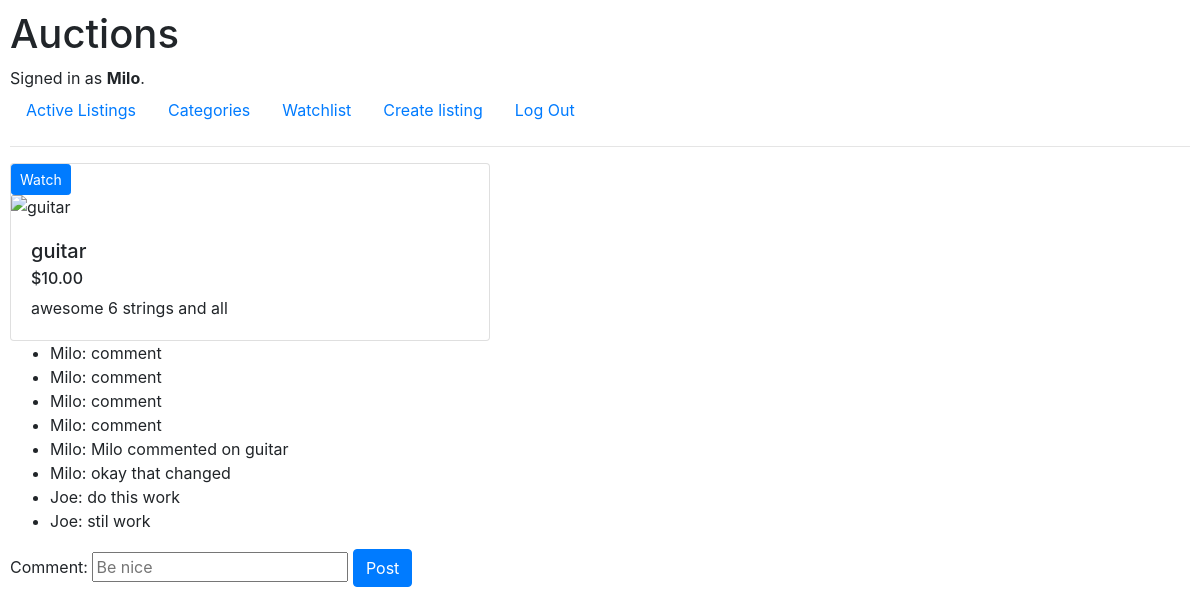
The app's page /2 (signed in) with its own data.
### auctions/models.py (models this page shows, shortened)
class User(AbstractUser):
    pass

class Listing(models.Model):
    id = models.AutoField(primary_key=True)
    title = models.CharField(max_length=150)
    description = models.CharField(max_length=300, blank=True)
    image = models.CharField(max_length=200, blank=True)
    price = models.DecimalField(max_digits=9, decimal_places=2)
    seller = models.ForeignKey(User, on_delete=models.CASCADE, related_name="seller")
    category = models.ForeignKey(Category, blank=True, null=True, on_delete=models.CASCADE, related_name="category")
    date_created = models.DateTimeField(default=timezone.now)
    is_active = models.BooleanField(default=True)
    watch = models.ManyToManyField(User, blank=True, related_name="watchlist")
    def is_watching(self, user):
        return user in self.watch.all()

class Comments(models.Model):
    id = models.AutoField(primary_key=True)
    comment = models.CharField(max_length=200)
    user = models.ForeignKey(User, on_delete=models.PROTECT, related_name="user_comment")
    item = models.ForeignKey(Listing, on_delete=models.PROTECT, related_name="item_comment")
    date_comment = models.DateTimeField(default=timezone.now)
    def __str__(self):
        return f"{self.user}: {self.comment}"

### auctions/views.py (the view, shortened to what this page needs)
# urls.py: path("<int:pk>", views.listing, name="listing"),
@login_required
def listing(request, pk):
    item = Listing.objects.get(pk=pk)
    user = request.user
    return render(request, "auctions/listing.html", {
        "item": item,
        "comments": Comments.objects.filter(item_id=pk),
        "new_comment": CommentsForm(),
        "watching": item.is_watching(user),
    })

### auctions/forms.py
class CommentsForm(forms.ModelForm):
    class Meta:
        model = Comments
        fields = ["comment"]
        widgets = {
            "comment": forms.TextInput(attrs={"class": "form-controle", "placeholder": "Be nice"}),
        }

### auctions/templates/auctions/listing.html (shortened to what this page needs)
{% extends "auctions/layout.html" %}
{% block body %}
    <div class="card" style="width: 30rem;">
        <div>
            <form action="{% url 'listing' item.pk %}", method="post">
                {% if watching %}
                <button type="submit", name="item_id", value="{{ item.id }}", class=" btn btn-danger btn-sm">Watching</button>
                {% else %}
                <button type="submit", name="item_id", value="{{ item.id }}", class=" btn btn-primary btn-sm">Watch</button>
                {% endif %}
            </form>
        </div>
        <img src="{{ item.image }}" class="card-img-top" alt="{{ item.title }}">
        <div class="card-body">
            <h5 class="card-title">{{ item.title }}</h5>
            <h6 class="card-subtitle mb-2 text-body-secondaty">${{ item.price }}</h6>
            <p class="card-text">{{ item.description }}</p>
        </div>
    </div>
<div>
    <div class="show_comments">
        <ul>
        {% for comment in comments %}
        <li> {{ comment }} </li>
        {% empty %}
        <li> No comments </li>
        {% endfor %}
    </div>
    <div class="form-group">
        <form action="{% url 'listing' item.pk %}", method="post">
            {{ new_comment }}
            <button type="submit" class="btn btn-primary">Post</button>
        </form>
    </div>
</div>
{% endblock %}

### auctions/templates/auctions/layout.html (shortened to what this page needs)
{% load static %}
<!DOCTYPE html>
<html lang="en">
    <head>
        <link rel="stylesheet" href="https://stackpath.bootstrapcdn.com/bootstrap/4.4.1/css/bootstrap.min.css">
        <link href="{% static 'auctions/styles.css' %}" rel="stylesheet">
    </head>
    <body>
        <h1>Auctions</h1>
        <div>
            {% if user.is_authenticated %}
                Signed in as <strong>{{ user.username }}</strong>.
            {% else %}
                Not signed in.
            {% endif %}
        </div>
        <ul class="nav">
            <li class="nav-item">
                <a class="nav-link" href="{% url 'index' %}">Active Listings</a>
            </li>
            {% if user.is_authenticated %}
                <li class="nav-item">
                    <a class="nav-link" href="{% url 'categories' %}">Categories</a>
                </li>
                <li class="nav-item">
                    <a class="nav-link" href="{% url 'watchlist' %}">Watchlist</a>
                </li>
                <li class="nav-item">
                    <a class="nav-link" href="{% url 'create' %}">Create listing</a>
                </li>
                <li class="nav-item">
                    <a class="nav-link" href="{% url 'logout' %}">Log Out</a>
                </li>
            {% endif %}
        </ul>
        <hr>
        {% block body %}
        {% endblock %}
    </body>
</html>

### auctions/static/auctions/styles.css (style rules this page uses)
body { padding: 10px; }

### records on screen
User: username "Milo"
Listing: title "guitar", price "10.00", description "awesome 6 strings and all"
Comments: user+comment "Milo: comment"
Comments: user+comment "Milo: comment"
Comments: user+comment "Milo: comment"
Comments: user+comment "Milo: comment"
Comments: user+comment "Milo: Milo commented on guitar"
Comments: user+comment "Milo: okay that changed"
Comments: user+comment "Joe: do this work"
Comments: user+comment "Joe: stil work"
